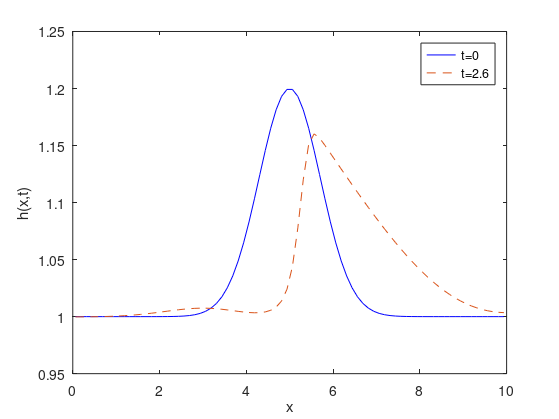

Source code (MATLAB):
%% advect linearization
clear all;
clc;
close all;
addpath(['/Users/kevin/SkyDrive/KTH Work/LaTeX Reports',...
    '/HW4-High Resolution shock-capturing methods/']);
addpath(['/Users/kevin/SkyDrive/KTH Work/LaTeX Reports',...
    '/HW4-High Resolution shock-capturing methods/Figures/']);
%% Parameters
N = 80;
L = 10.;
dx = L/N; % Grid spacing
H = 1;
g = 9.8;
c = sqrt(g*H); % Wave speed
tau = .8*dx/c; % Time Step
coeff = -tau/(2*dx);
nStep = .8*L/(c*tau);
finalTime = nStep*tau;
nCells = 1:N;
ghostCellOneSide = 2;
cellsPlusGhost = 1:(N+2*ghostCellOneSide);
%% Boundary Conditions
w = 0.1*L; % Width
x = (nCells-1/2)*dx; % Grid points
a = 1/5*H;
h = H + a*exp(-(x-L/2).^2/(w^2));
h = padarray(h',ghostCellOneSide)';
% Boundary Conditions
% m=h;
m = a*exp(-(x-L/2).^2/(w^2))*c;
m = padarray(m',ghostCellOneSide)';
%% BC
% needs to be changed if ghostCellOneSide is changed
h(1) = h(4);
h(2) = h(3);
m(1) = m(4)*(-1);
m(2) = m(3)*(-1);
h(N+4) = h(N+1);
h(N+3) = h(N+2);
m(N+4) = m(N+1)*(-1);
m(N+3) = m(N+2)*(-1);
%%
i = ((1+ghostCellOneSide):(N+ghostCellOneSide));
im = i-1;
ip = im+2;
%% Record the initial state
hplot(:,1) = h(:);
mplot(:,1) = m(:);
flux = (1/2*g*h.^2 + (m.^2)./h);
%% Loop
for iStep=1:(round(nStep))
    hOld=h;
    mOld=m;
    flux = (1/2*g*hOld.^2 + (mOld.^2)./hOld);
    h(i) = .5*(hOld(i+1)+hOld(i-1)) - abs(coeff)*(m(i+1)-m(i-1));
    m(i) = .5*(mOld(i+1)+mOld(i-1)) - abs(coeff)*(flux(i+1)-flux(i-1));
    h(1) = h(4);
    h(2) = h(3);
    m(1) = m(4)*(-1);
    m(2) = m(3)*(-1);
    h(N+4) = h(N+1);
    h(N+3) = h(N+2);
    m(N+4) = m(N+1)*(-1);
    m(N+3) = m(N+2)*(-1);
    hplot(:,(iStep+1)) = h(:);
    mplot(:,(iStep+1)) = m(:);
end

%% Plot
% figure(1); clf;
% plot(x,hplot(i,1),'-',x,hplot(i,nStep),'--');
% legend('t=0','t=1');
% xlabel('x');  ylabel('h(x,t)');
% title(sprintf('$h(x,t)$ $\\Delta t=$%0.2g,',...
%     ' $\\epsilon =$ %g',tau,a),...
%     'Interpreter','latex')
%% h plot1
% figure(2)
% for iPlotting = 1:2:nStep
%     clf;
%     plot(x,hplot((3:(N+2)),1))
%     hold on;
%     plot(x,hplot((3:(N+2)),iPlotting),'-');
%     pause(.01)
% end
%% m plot
% figure(3)
% for ip = 1:8:nStep
%     clf;
%     plot(x,mplot(:,1))
%     hold on;
%     plot(x,mplot(:,ip),'-');
%     pause(.01)
% end
%% Plot for 2.1
    initialH = plot(x,hplot((3:(N+2)),1),'-','color','b')
    hold on;
    finalH = plot(x,hplot((3:(N+2)),round(nStep)),'--');
    legend([initialH finalH],...
        't=0',...
        sprintf('t=%0.2g',finalTime));
    xlabel('x');  ylabel('h(x,t)');
    hold off;
%%
printYesNo = 1;
if printYesNo == 1
    saveFigurePath = ['/Users/kevin/SkyDrive/KTH Work/'...
        'LaTeX Reports/HW4-High Resolution shock-capturing '...
        'methods/Figures/'];
    set(figure(1), 'PaperPositionMode', 'auto');
    print('-depsc2', [saveFigurePath ...
        sprintf('plot2p1nis%g',N)]);
end